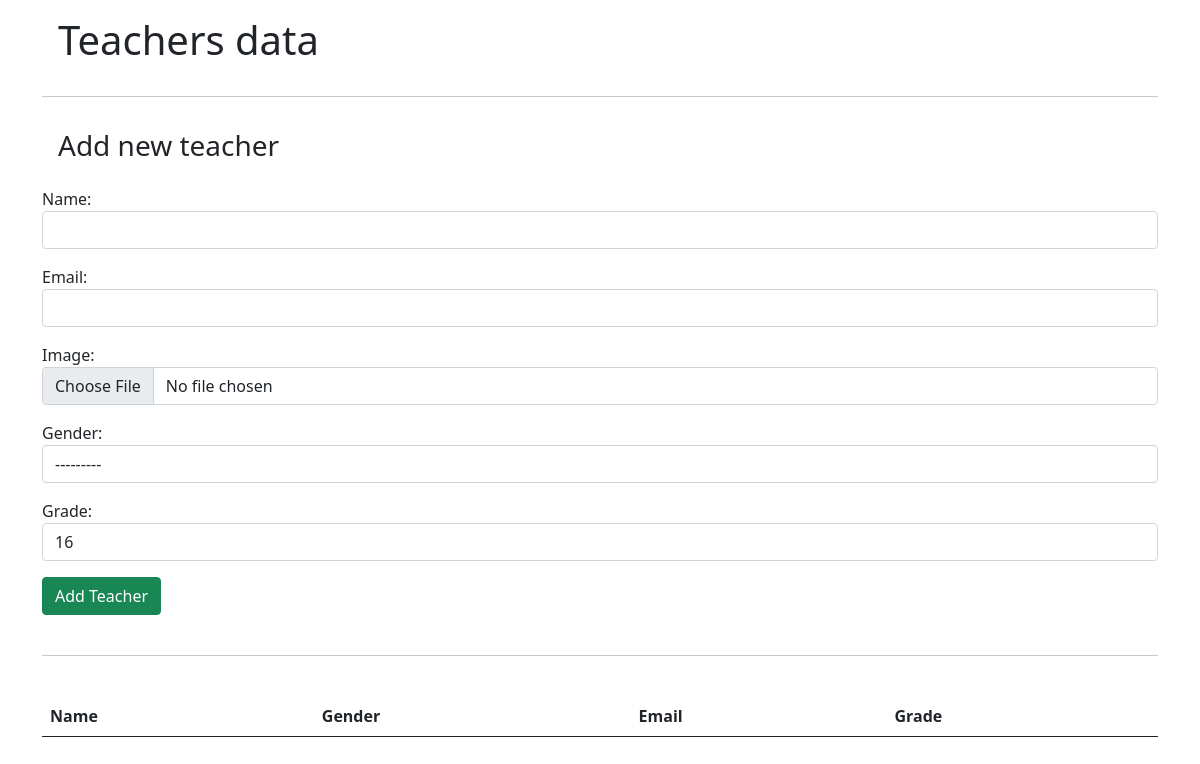
/teachers/list/, run on an earlier commit of the app's database.
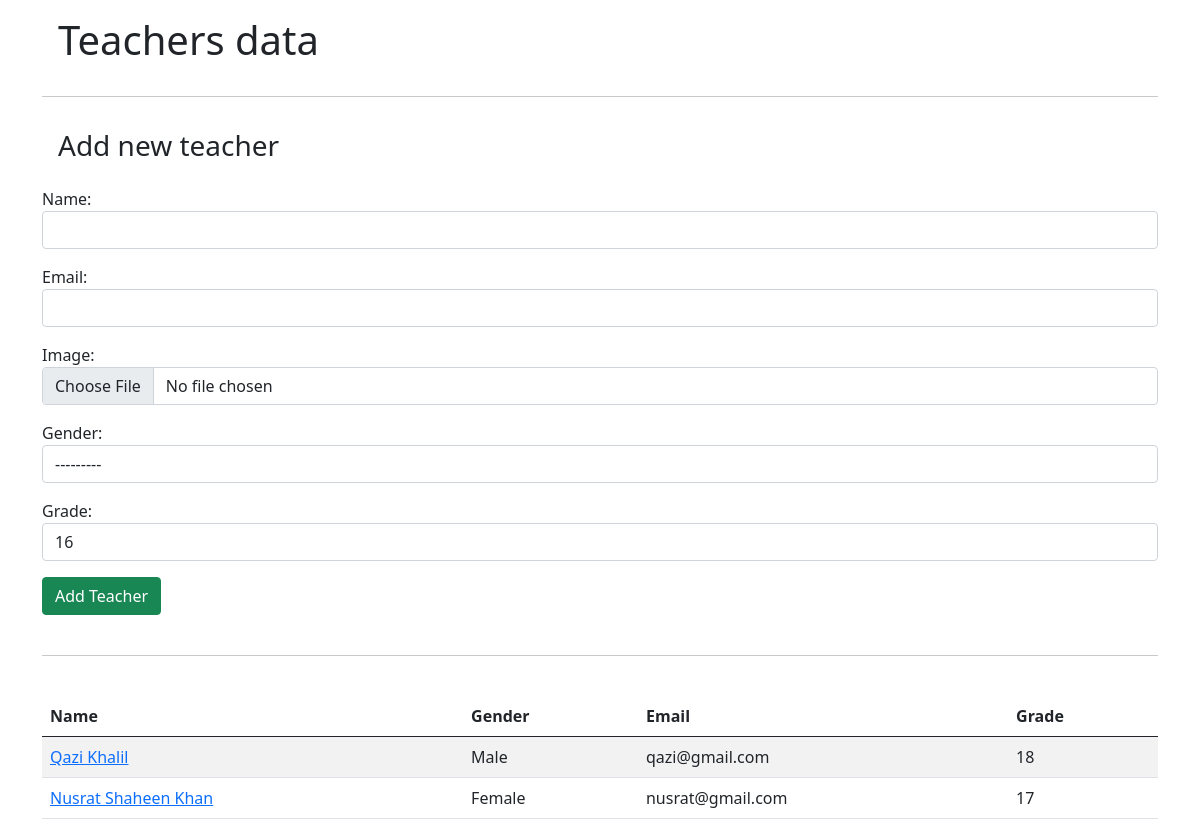
And on a later commit of the database.
### teachers/models.py (models this page shows, shortened)
class Teacher(models.Model):
    GENDER_CHOICES = (('Male', 'Male'), ('Female', 'Female'))
    name = models.CharField(max_length=100, null=True, blank=True)
    image = models.ImageField(null=True, blank=True)
    email = models.EmailField(null=True, blank=True)
    grade = models.IntegerField(default=16, null=True, blank=True)
    gender = models.CharField(max_length=10, choices=GENDER_CHOICES)

### teachers/views.py (the view, shortened to what this page needs)
# urls.py: path('list/', views.teachers_list_view, name='teachers_list'),
def teachers_list_view(request):
    teachers = Teacher.objects.all()
    form = TeacherCreationForm()
    return render(request, 'teachers/list.html', {'teachers_list': teachers, 'form': form})

### teachers/forms.py
class TeacherCreationForm(forms.ModelForm):
    def __init__(self, *args, **kwargs):
        super(TeacherCreationForm, self).__init__(*args, **kwargs)
        for field_name in self.fields.keys():
            self.fields[field_name].widget.attrs.update({'class':'form-control'})
    class Meta:
        model = Teacher
        fields = ['name', 'email', 'image', 'gender', 'grade']

### teachers/templates/teachers/list.html (shortened to what this page needs)
{% extends "teachers_base.html" %}
{% block content %}
    <h1 class="p-3">Teachers data</h1>
    <hr>
    <h3 class="p-3">Add new teacher</h3>
    <form action="." method="POST" id="teacher-creation-form" enctype="multipart/form-data">
        {{ form.as_p }}
        <input type="submit" class="btn btn-success" value="Add Teacher">
    </form>
    <br>
    <hr><br>
    <table class="table table-striped" id="teachers-data">
        <thead>
            <th>Name</th>
            <th>Gender</th>
            <th>Email</th>
            <th>Grade</th>
        </thead>
        <tbody>
            {% for teacher in teachers_list %}
            <tr>
                <td><a href="{% url 'teachers:teachers_detail' teacher.id %}">{{ teacher.name }}</a></td>
                <td>{{ teacher.gender }}</td>
                <td>{{ teacher.email }}</td>
                <td>{{ teacher.grade }}</td>
            </tr>
            {% endfor %}
        </tbody>
    </table>
{% endblock content %}

### teachers/templates/teachers_base.html (shortened to what this page needs)
<!DOCTYPE html>
<html lang="en">
<head>
    <link href="https://cdn.jsdelivr.net/npm/bootstrap@5.0.0-beta1/dist/css/bootstrap.min.css" rel="stylesheet">
</head>
<body>
    <div class="container">
        {% block content %}
        {% endblock content %}
    </div>
</body>
</html>

What changed in the data, as far as the page shows it:
added Teacher: name "Qazi Khalil", gender "Male", email "qazi@gmail.com", grade "18"
added Teacher: name "Nusrat Shaheen Khan", gender "Female", email "nusrat@gmail.com", grade "17"
